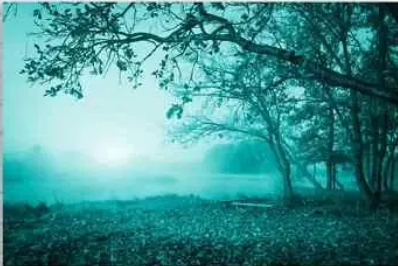
#> input picture image.png, 398 x 266 px, found by its file name
$ python check_diff.py
#> lines starting #> are read from the running program, lines starting #| are printed output that depends on the picture
# check_diff.py
from PIL import Image, ImageChops
from pathlib import Path
import hashlib

orig = Path(r"D:\Yadh\OpenSource\minipillow\image.png")
out = Path(r"D:\Yadh\OpenSource\minipillow\minipil.png")

if not orig.exists():
    print("Original image.png not found.")
    raise SystemExit(1)
if not out.exists():
    print("minipil.png not found.")
    raise SystemExit(1)

a = Image.open(orig).convert("RGB")
b = Image.open(out).convert("RGB")
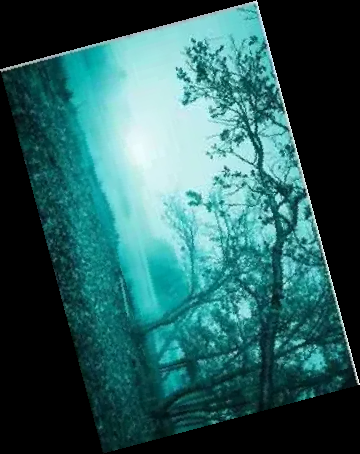
#> input picture minipil.png, 360 x 454 px, found by its file name
#> b is the input picture: PIL image 360x454 RGB; mean R, G, B 43, 93.4, 93.1

print("orig mode,size:", a.mode, a.size)
#| orig mode,size: RGB (398, 266)
print("out  mode,size:", b.mode, b.size)
#| out  mode,size: RGB (360, 454)

# MD5 quick check
def md5(p):
    h = hashlib.md5()
    h.update(p.read_bytes())
    return h.hexdigest()
print("md5(orig):", md5(orig))
print("md5(out) :", md5(out))

diff = ImageChops.difference(a, b)
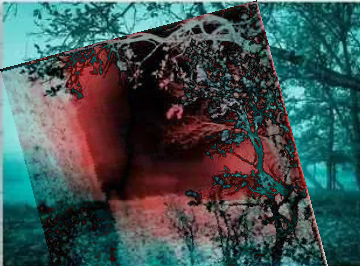
#> diff: PIL image 360x266 RGB; mean R, G, B 63.7, 83.2, 82.9
bbox = diff.getbbox()
#> bbox = (0, 0, 360, 266)
if bbox is None:
    print("Images are IDENTICAL (no pixel differences).")
else:
    nonzero = sum(1 for px in diff.getdata() if px != (0,0,0))
#> nonzero = 95740
    print("Images differ. diff bbox:", bbox, "nonzero pixels:", nonzero)
#| Images differ. diff bbox: (0, 0, 360, 266) nonzero pixels: 95740
    diff.save("debug_diff.png")
    print("Saved debug_diff.png for inspection.")
